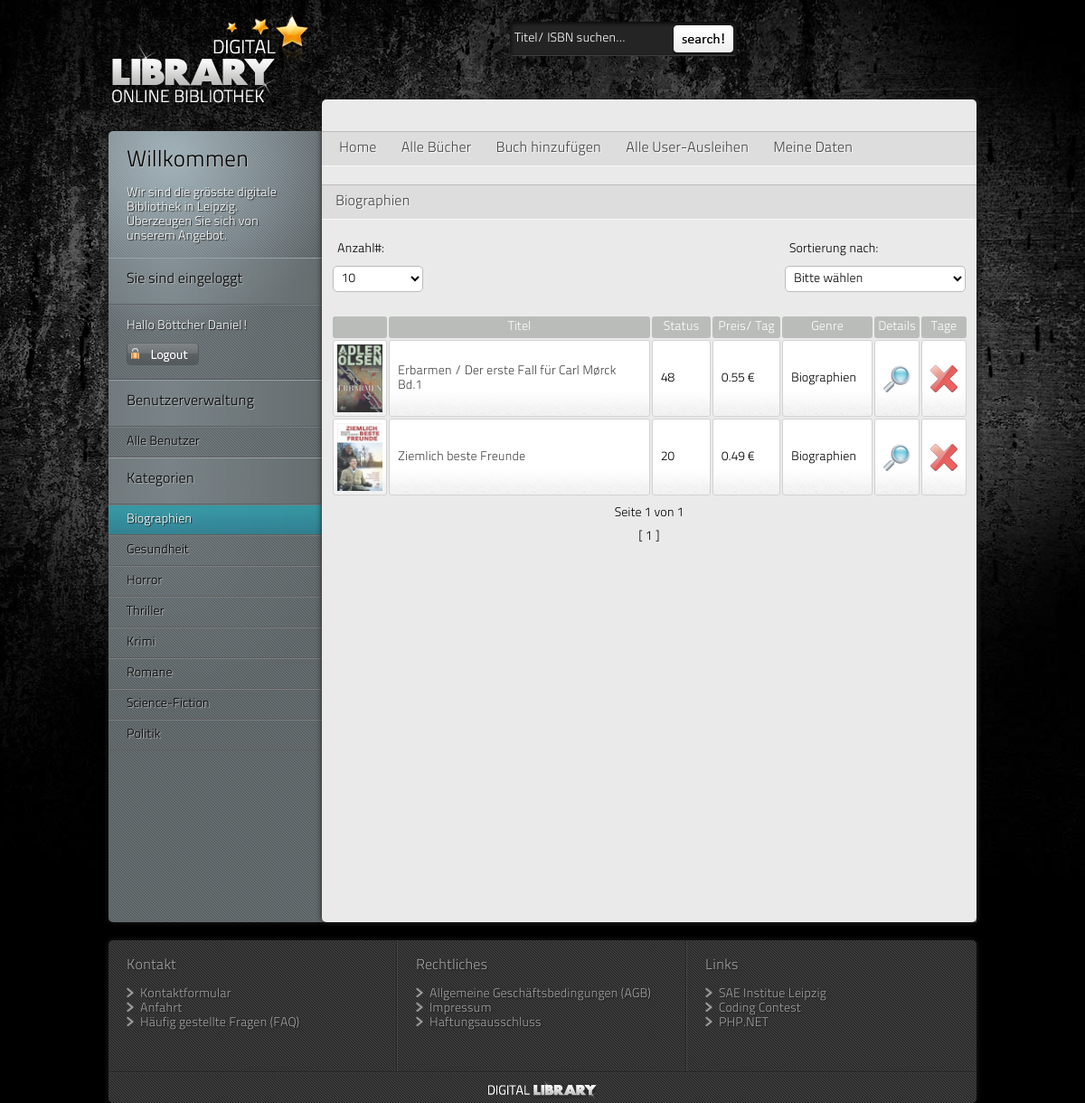
Before: /index.php?page=selection&categorie=Biographien (signed in) with the older database file.
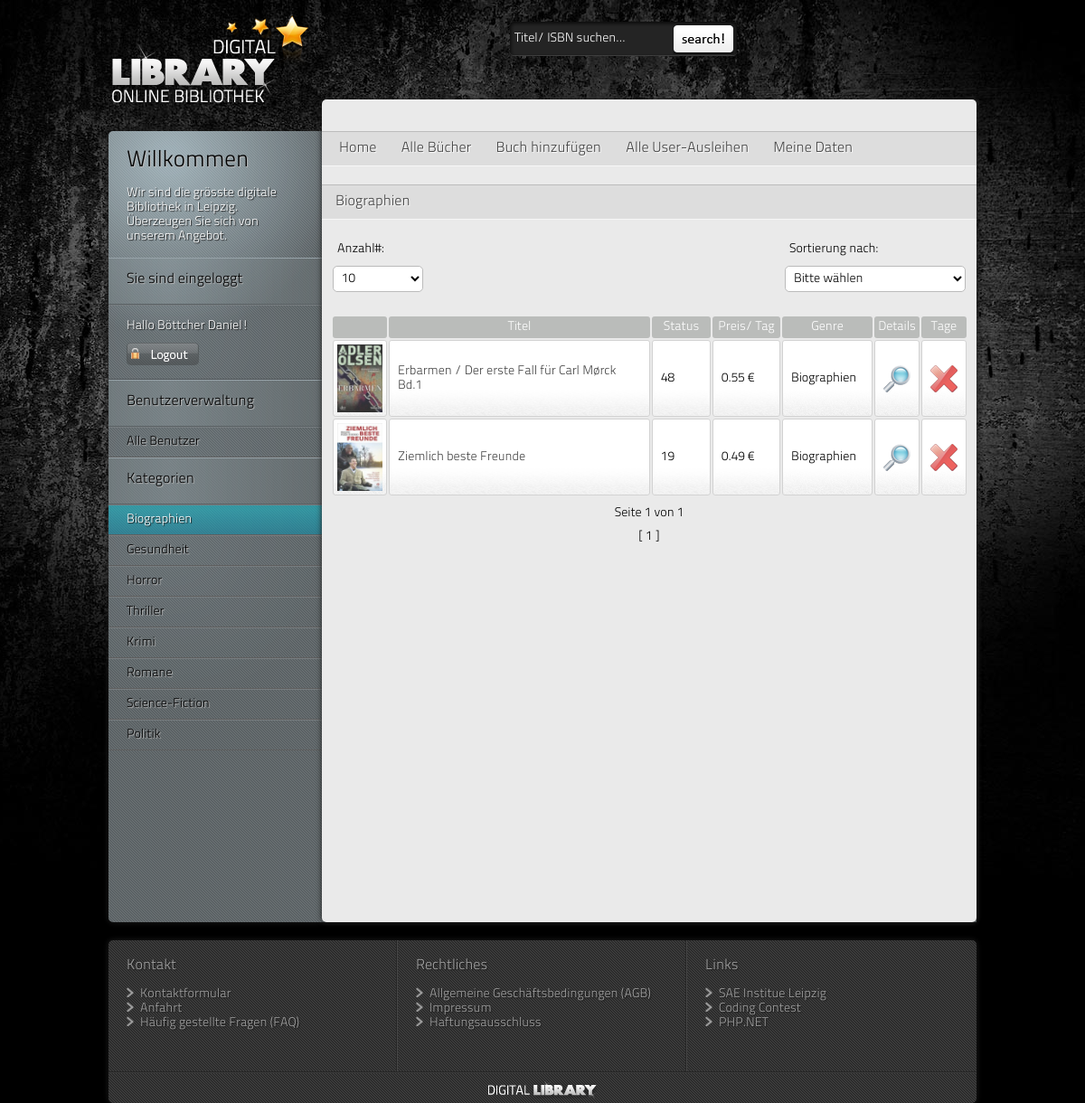
After: the same page with the newer database file.
### tables this page shows
CREATE TABLE IF NOT EXISTS `dl_books` (
  `b_id` int(10) unsigned NOT NULL AUTO_INCREMENT,
  `b_articlenumber` int(4) NOT NULL,
  `b_name` varchar(300) NOT NULL,
  `b_price` decimal(6,2) unsigned NOT NULL,
  `b_quantity` int(10) NOT NULL,
  `b_genre` varchar(20) DEFAULT NULL,
  `b_totalrent` int(11) NOT NULL DEFAULT '0',
  `b_releasedate` date DEFAULT NULL,
  `b_content` text,
  `b_author` varchar(1000) NOT NULL,
  `b_publisher` varchar(16) NOT NULL,
  `b_isbn` varchar(13) NOT NULL,
  PRIMARY KEY (`b_id`),
  UNIQUE KEY `a_artikelnr` (`b_articlenumber`)
);

### inc/database/class_database.inc.php (called while the page is built)
<?php
class Database
  {
    private static $db;
	static public function getInstance() {
		if(!self::$db) {
			self::$db = new PDO(
				'mysql:host='.DB_HOST.';dbname='.DB_DATABASE.';port='.DB_PORT,
				DB_USER,
				DB_PASSWORD,
				array(
					PDO::ATTR_PERSISTENT => true,
					PDO::ATTR_ERRMODE => PDO::ERRMODE_WARNING,
					PDO::ATTR_DEFAULT_FETCH_MODE => PDO::FETCH_ASSOC
				)
			);
		self::$db->query('SET NAMES utf8');
		}
		return self::$db;
	}
}
?>

### inc/global/class_functions.inc.php (the view, shortened to what the rows shown need)
<?php
class Functions
{
	public static function naviBar($total, $datensaetze_pro_seite){
		if(isset($_GET['categorie'])){
			$page = '?page=' . $_GET['page'] . '&amp;categorie=' . $_GET['categorie'];
		}
		elseif(isset($_GET['search'])){
			$page = '?page=' . $_GET['page'] . '&amp;search=' . $_GET['search'];
		}
		else $page = '?page=' . $_GET['page'];
		$seiten = ceil($total / $datensaetze_pro_seite);
		if(empty($_GET['site'])){
			$site = 1;
		}
		elseif($_GET['site'] <= 0 || $_GET['site'] > $seiten){
			$site = 1;
		}
		else{
			$site = $_GET['site'];
		}
		$links = array();
		if(($site - NAV_BAR) < 1){
			$davor = $site - 1;
		}
		else{
			$davor = NAV_BAR;
		}
		if(($site + NAV_BAR) > $seiten){
			$danach = $seiten - $site;
		}
		else{
			$danach = NAV_BAR;
		}
		$off = ($site - $davor);
		for($i = $off; $i <= ($site + $danach); $i++){
			if ($i != $site){
				$links[] = '
				<a href="' . BASE_URL . $page . '&amp;site=' . $i . '">' . $i . '</a>';
			}
			elseif($i == $seiten) {
				$links[] = '
				<span class="current">[ ' . $i . ' ]</span>';
			}
			elseif($i == $site){
				$links[] = '
				<span class="current">[ ' . $i . ' ]</span>';
			}
		}
		$arrNavi['start'] = $start = ($site-1) * $datensaetze_pro_seite;
		$arrNavi['link_string'] = $link_string = implode(" ", $links);
		$arrNavi['seiten'] = $seiten;
		$arrNavi['site'] = $site;
		return $arrNavi;
	}
	public  static function order($orderBy) {
		if (($orderBy == 0) || ($orderBy == 1)) {
			$select = " ORDER BY b_name asc ";
			return $select;
		}
	}
	public static function bookListTable($tmp, $arrMaxEntries, $arrOrderBy, $arrNavi, $page = 'search'){
		$link_string = $arrNavi['link_string'];
		$seiten = $arrNavi['seiten'];
		$site = $arrNavi['site'];
		$contentWeb = '';
		if($page == 'allBooks' || $page == 'search' || (isset($_GET['categorie']) && $_GET['categorie'] != 'Charts')){
			$contentWeb .=
				'<form class="dropdownBig" action="' . BASE_URL . $_SESSION['currentUrl'] . '" method="post">
					<fieldset>
						<label for="sort_1">Sortierung nach:</label>
						<select id="sort_1" name="sort_1" size="1" onchange="this.form.submit()">';
				foreach($arrOrderBy as $k => $v){
					$contentWeb .= '	<option value="' . $k . '"';
					if($k == $_SESSION['orderBy_1']){
						$contentWeb .= ' selected="selected"';
					}
					$contentWeb .= '>' . $v . '</option>';
				}
				$contentWeb .= '
						</select>
					</fieldset>
				</form>
				';
		}
		$contentWeb .= '
		<form class="dropdownSmall" action="' . BASE_URL . $_SESSION['currentUrl'] . '" method="post">
			<fieldset>
				<label for="maxEntries_1">Anzahl#:</label>
				<select id="maxEntries_1" name="maxEntries_1" size="1" onchange="this.form.submit()">';
		foreach($arrMaxEntries as $k => $v){
			$contentWeb .=
				'	<option value="' . $k . '"';
			if($k == $_SESSION['maxEntries_1']){
				$contentWeb .= ' selected="selected"';
			}
			$contentWeb .= '>' . $v .
				'	</option>';
		}
		$contentWeb .= '
				</select>
			</fieldset>
		</form>
		<div class="clear"></div>
		<table border="0">
			<colgroup>
				<col width="51" />
				<col />
				<col width="65" />
				<col width="75" />
				<col width="100" />
				<col width="50" />
				<col width="50" />
			</colgroup>
			<tr>
				<th></th>
				<th>Titel</th>
				<th>Status</th>
				<th>Preis/ Tag</th>
				<th>Genre</th>
				<th>Details</th>
				<th>Tage</th>
			</tr>';
		foreach ($tmp as $row) {
			$contentWeb .= '
			<tr>
				<td>
					<a class="opacityLink" href="' . BASE_URL . '?page=details&amp;articleId=' . $row['b_articlenumber'] . '">
						<img src="' . THUMB_DIR . 'thumb_' . $row['b_articlenumber'] . '.jpg" alt="' . $row['b_name'] . '" height="75" width="50" />
					</a>
				</td>
				<td>
					<p><a href="' . BASE_URL . '?page=details&amp;articleId=' . $row['b_articlenumber'] . '">' . $row['b_name'] . '</a></p>
				</td>';
			if(($_SESSION['userId'] != admin)) {
				$contentWeb .= '
				<td>
					<p>' . Functions::productStatus($row['b_quantity']) . '</p>
				</td>
				<td>
					<p>' . $row['b_price'] . ' €' . '</p>
				</td>
				<td>
					<p>' . $row['b_genre'] . '</p>
				</td>
				<td>
					<p>
						<a class="opacityLink" href="' . BASE_URL . '?page=details&amp;articleId=' . $row['b_articlenumber'] . '">
							<img src="images/btn_details.png" title="Datensatz einsehen" alt="Datensatz einsehen" />
						</a>
					</p>
				</td>
				<td>
					<p>
						<a class="opacityLink" href="' . BASE_URL . $_SESSION['currentUrl'] . '&amp;action=reserveBook&amp;articleId=' . $row['b_articlenumber'] . '">
							<img src="images/btn_day_plus.png" title="+1" alt="+1" />
						</a>
					</p>
				</td>';
			}
			else{
				$contentWeb .= '
				<td>
					<p>' . $row['b_quantity'] . '</p>
				</td>
				<td>
					<p>' . $row['b_price'] . ' €' . '</p>
				</td>
				<td>
					<p>' . $row['b_genre'] . '</p>
				</td>
				<td>
					<p>
						<a href="' . BASE_URL . '?page=details&amp;articleId=' . $row['b_articlenumber'] . '">
							<img src="images/btn_details.png" title="Datensatz einsehen" alt="Datensatz einsehen" />
						</a>
					</p>
				</td>
				<td>
					<p>
						<a href="' . BASE_URL . $_SESSION['currentUrl'] . '&amp;action=deleteBook&amp;articleId=' . $row['b_articlenumber'] . '">
							<img src="images/btn_delete.png" title="Datensatz l&ouml;schen" alt="Datensatz l&ouml;schen" />
						</a>
					</p>
				</td>';
			}
			$contentWeb .= '
			</tr>';
		}
		$contentWeb .= '
		</table>
		<div class="center">
			<p>Seite ' . $site . ' von ' . $seiten . '</p>
 			<p>
				' . $link_string . '
			</p>
		</div>';
		return $contentWeb;
	}
}
?>

Changed rows visible on the page:
changed dl_books "Ziemlich beste Freunde": b_quantity "20" → "19"
